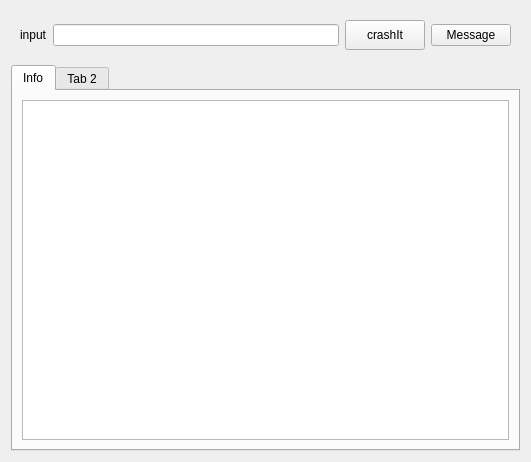
<?xml version="1.0" encoding="UTF-8"?>
<ui version="4.0">
 <class>BasicForm</class>
 <widget class="QWidget" name="BasicForm">
  <property name="geometry">
   <rect>
    <x>0</x>
    <y>0</y>
    <width>531</width>
    <height>462</height>
   </rect>
  </property>
  <property name="windowTitle">
   <string>Form</string>
  </property>
  <layout class="QVBoxLayout" name="verticalLayout">
   <item>
    <widget class="QWidget" name="widget" native="true">
     <property name="minimumSize">
      <size>
       <width>0</width>
       <height>40</height>
      </size>
     </property>
     <layout class="QHBoxLayout" name="horizontalLayout">
      <item>
       <widget class="QLabel" name="label">
        <property name="text">
         <string>input</string>
        </property>
       </widget>
      </item>
      <item>
       <widget class="QLineEdit" name="lineEdit"/>
      </item>
      <item>
       <widget class="QPushButton" name="pushButton">
        <property name="minimumSize">
         <size>
          <width>0</width>
          <height>30</height>
         </size>
        </property>
        <property name="text">
         <string>crashIt</string>
        </property>
       </widget>
      </item>
      <item>
       <widget class="QPushButton" name="messageButton">
        <property name="text">
         <string>Message</string>
        </property>
       </widget>
      </item>
     </layout>
    </widget>
   </item>
   <item>
    <spacer name="horizontalSpacer">
     <property name="orientation">
      <enum>Qt::Horizontal</enum>
     </property>
     <property name="sizeHint" stdset="0">
      <size>
       <width>0</width>
       <height>0</height>
      </size>
     </property>
    </spacer>
   </item>
   <item>
    <widget class="QTabWidget" name="tabWidget">
     <property name="currentIndex">
      <number>0</number>
     </property>
     <widget class="QWidget" name="Info">
      <attribute name="title">
       <string>Info</string>
      </attribute>
      <layout class="QVBoxLayout" name="verticalLayout_2">
       <item>
        <widget class="QTextBrowser" name="infoText"/>
       </item>
      </layout>
     </widget>
     <widget class="QWidget" name="tab2">
      <attribute name="title">
       <string>Tab 2</string>
      </attribute>
      <layout class="QVBoxLayout" name="verticalLayout_4">
       <item>
        <layout class="QVBoxLayout" name="tab2Layout">
         <item>
          <widget class="QPushButton" name="pushButton_2">
           <property name="text">
            <string>PushButton</string>
           </property>
          </widget>
         </item>
        </layout>
       </item>
      </layout>
     </widget>
    </widget>
   </item>
  </layout>
 </widget>
 <resources/>
 <connections/>
</ui>
